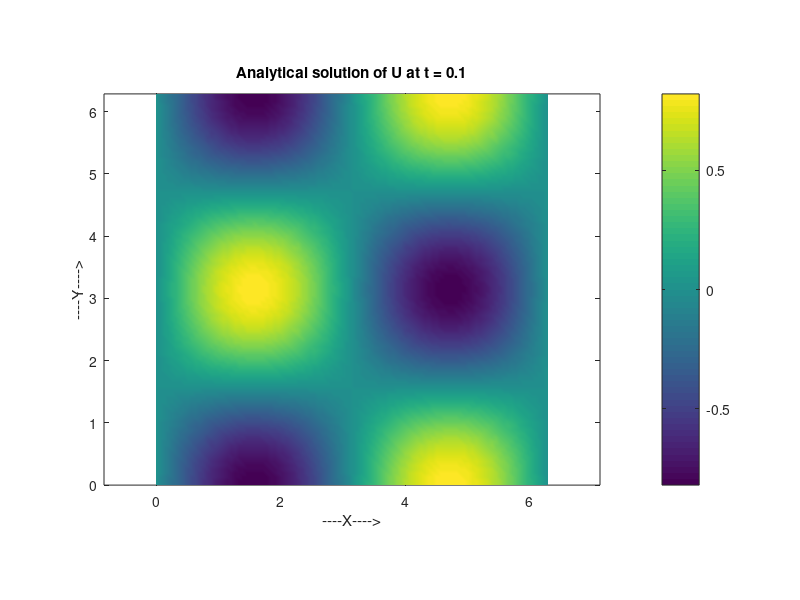
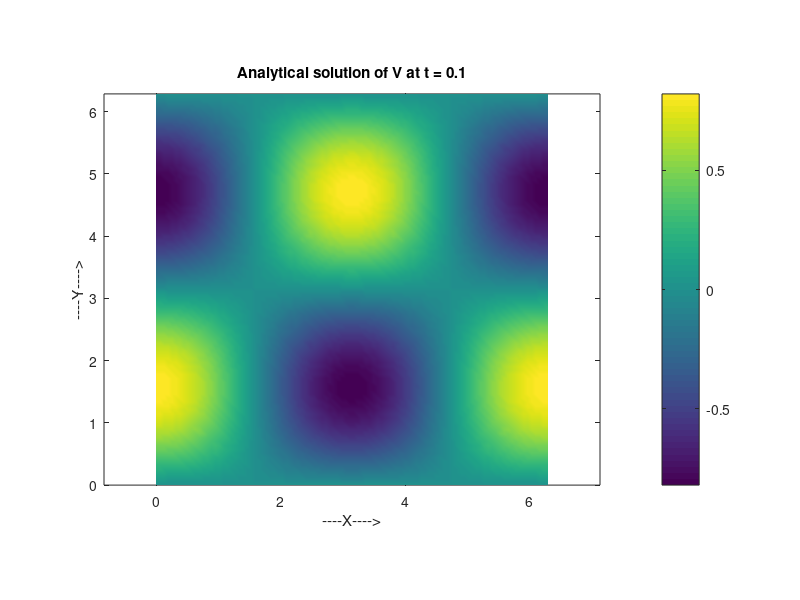
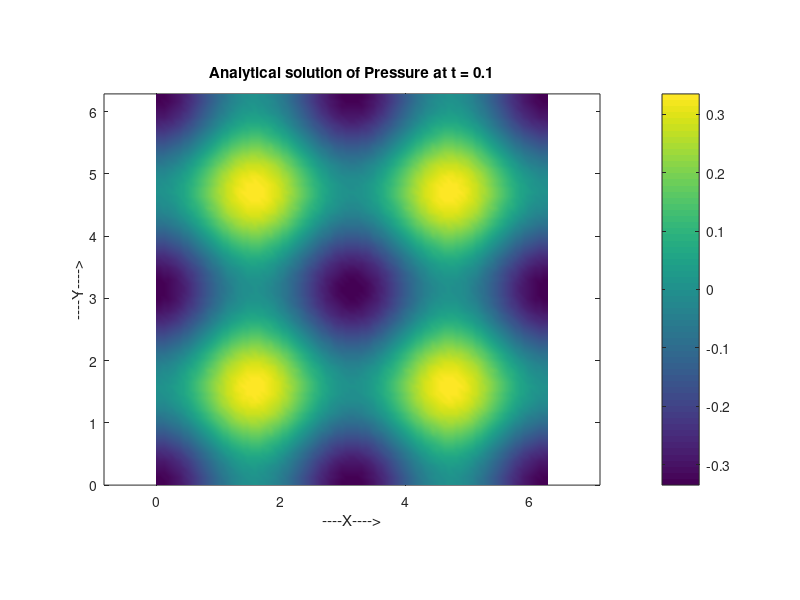

Here is the MATLAB script that generated these plots, in order:
% define square boundary
discretization = 99;

% define coordinates
x_discretization = 0:discretization;
y_discretization = 0:discretization;

% number of values
noValues = length(x_discretization);

% problem parameters
size = 2*pi;
t = 0.1;
ro = 1;
nu = 1;

% Discrete coordinates
x_coordinates = size * (x_discretization/discretization);
y_coordinates = size * (y_discretization/discretization);

% Initialize mesh nodes
nodes = zeros(noValues*noValues,2);

% assign mesh nodes from discrete coordinates
k = 1;
for n = 1:noValues
    for m = 1:noValues
        % Assign coordinates to nodes
        nodes(k,1) = x_coordinates(m);
        nodes(k,2) = y_coordinates(n);
        % Updae counter
        k=k+1;
    end
end

% create reference solution
noNodes = length(nodes);

% initialize solutions
u = zeros(noNodes,1);
v = zeros(noNodes,1);
p = zeros(noNodes,1);

% compute solution for each node
for g = 1:noNodes
    % get coodinates
    x = nodes(g,1);
    y = nodes(g,2);
    
    % compute solution
    u(g) = -exp(-2*nu*t)*cos(x)*sin(y);
    v(g) = exp(-2*nu*t)*sin(x)*cos(y);
    p(g) = -ro*0.25*( (cos(2*x)+cos(2*y))*exp(-4*nu*t) );
end

% reshape variables
u = reshape(u,noValues,noValues);
v = reshape(v,noValues,noValues);
p = reshape(p,noValues,noValues);

% plot pressure solution
figure('Name','X-velocity');
pcolor(x_coordinates,x_coordinates,u);
title(['Analytical solution of U at t = ',num2str(t)]);
shading interp;
axis equal;
axis tight;
xlabel('----X---->');
ylabel('----Y---->');
colorbar('Location','EastOutside');

% plot pressure solution
figure('Name','Y-velocity');
pcolor(x_coordinates,x_coordinates,v);
title(['Analytical solution of V at t = ',num2str(t)]);
shading interp;
axis equal;
axis tight;
xlabel('----X---->');
ylabel('----Y---->');
colorbar('Location','EastOutside');

% plot pressure solution
figure('Name','Pressure');
pcolor(x_coordinates,x_coordinates,p);
title(['Analytical solution of Pressure at t = ',num2str(t)]);
shading interp;
axis equal;
axis tight;
xlabel('----X---->');
ylabel('----Y---->');
colorbar('Location','EastOutside');




